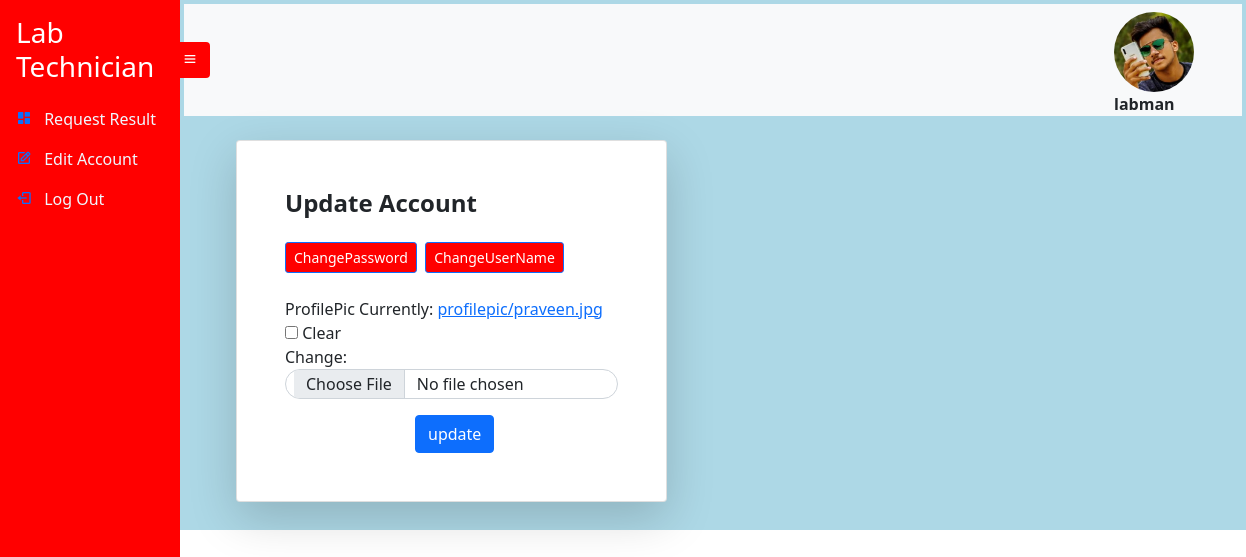
The page /eidtprofilepicture (signed in) on the database its author committed.
### UserAccount/models.py (models this page shows, shortened)
class UserRegistration(models.Model):
    User_id = models.UUIDField(default=uuid.uuid4, unique=True,
                          primary_key=True, editable=False)
    FirstName = models.CharField(max_length=20 , null=True , blank=True)
    LastName = models.CharField(max_length=20 , null=True , blank=True)
    Address_id = models.OneToOneField(Address , on_delete=models.CASCADE)
    Age = models.IntegerField(null=True , blank=True)
    Account_id = models.OneToOneField(Account , on_delete=models.CASCADE)
    ProfilePic= models.FileField(null=True, blank=True, upload_to='profilepic/', default="profilepic/defaultprofile.jpeg")

class Account(AbstractUser):
    Role = models.CharField(max_length=25, null=True , blank=True)

### UserAccount/views.py (the view, shortened to what this page needs)
# urls.py: path('eidtprofilepicture' , views.EditProfilePicture , name='editprofielpicture'),
def EditProfilePicture(request):
    account = Userstate(request)['account']
    form  = ProfilePictureUpdateForm (instance=account)
    context= {'form':form , 'account':account , 'sender':'profilepic'}
    if(request.user.Role.lower() == 'bbmanager'):
        return render(request, 'bbmanager/editprofile.html', context)
    elif(request.user.Role.lower() == 'nurse'):
        return render(request, 'nurse/editprofile.html', context)
    elif(request.user.Role.lower() == 'labtechnician'):
        return render(request, 'labtechnician/editprofile.html', context)

### UserAccount/forms.py
class ProfilePictureUpdateForm(ModelForm):
    class Meta:
        model = UserRegistration
        fields = ['ProfilePic']

### UserAccount/views.py (called while the page is built)
def Userstate(request):  # for getting the state of the user
    state = request.user
    account = UserRegistration.objects.get(Account_id=state.id)
    context={'account':account}
    return context

### templates/labtechnician/editprofile.html
{% extends 'labtechnician/labtechnician.html' %}
{% block content %}
{% include 'editaccounts.html' %}
{% endblock %}

### templates/labtechnician/labtechnician.html (shortened to what this page needs)
{% extends 'sidebarbase.html' %}
{% block content1 %}
<div
      class="side-navbar active-nav d-flex justify-content-between flex-wrap flex-column"
      id="sidebar"
    >
      <ul class="nav flex-column text-white w-100">
        <a href="{% url 'labdonationrequest' 'notall' %}" class="nav-link h3 text-white my-2">
          Lab Technician
        </a>
        <li class="nav-link">
          <i class="bx bxs-dashboard"></i>
          <span class="mx-2" ><a class="inner-anchor"  href="{% url 'labdonationrequest' 'notall' %}">Request Result</a></span>
        </li>
        <li class="nav-link">
            <i class="bx bx-edit"></i>
            <span class="mx-2" ><a class="inner-anchor" href="{% url 'editpassword'  %}"> Edit Account</a></span>
          </li>
        <li class="nav-link">
          <i class="bx bx-log-out"></i>
          <span class="mx-2" ><a class="inner-anchor" href="{% url 'logout' %}" > Log Out </a></span>
        </li>
      </ul>
    </div>
    <div class="p-1 my-container active-cont" style="background-color:lightblue">
      <nav class="navbar top-navbar navbar-light bg-light px-5">
        <a class="btn border-0" id="menu-btn"><i class="bx bx-menu"></i></a>
        <figure id="image">
          <img src="/static/images/{{ account.ProfilePic }}" style="height: 80px;
          width: 80px;
          border-radius: 50%; " >
          <figcaption><b>{{user.username}}</b></figcaption>
        </figure>
              </nav>
      {% block content %}
      {% endblock %}
{% endblock  %}

### templates/editaccounts.html (shortened to what this page needs)
{% load widget_tweaks %}
<br>
<section class="h-100">
    <form  method="POST" enctype="multipart/form-data">
<div class="container h-100">
        <div class="col-xxl-4 col-xl-5 col-lg-5 col-md-7 col-sm-9">
<div class="card shadow-lg">
    <div class="card-body p-5">
        <h1 class="fs-4 card-title fw-bold mb-4">Update Account </h1>
        {% if sender == 'username' %}
        <a href="{% url 'editpassword'  %}"><button type="button" class="btn btn-primary btn-sm" style= "background-color: red;">ChangePassword</button></a>&nbsp;
        <a href="{% url 'editprofielpicture'  %}"><button type="button" class="btn btn-primary btn-sm" style= "background-color: red;">ChangeProfilePic</button></a>
        {% else %}
        <a href="{% url 'editpassword'  %}"><button type="button" class="btn btn-primary btn-sm" style= "background-color: red;">ChangePassword</button></a>&nbsp;
        <a href="{% url 'editusername'  %}"><button type="button" class="btn btn-primary btn-sm" style= "background-color: red;">ChangeUserName</button></a>
        {% endif %}
        <br><br>
        <form  method="POST" enctype="multipart/form-data">
            {% for field in form %}
            <div class="mb-3">
                <label for="formInput#text">{{field.label}}</label>
                {% render_field field  id="formInput#text"  class="form-control"  %}
            </div>
            {% endfor %}
            <div style="align-self:auto; margin-left: 130px;">
                <button type="submit" class="btn btn-primary ms-auto">
                    update
                </button>
            </div>
        </form>
    </div>
</div>
</div>
</div>
</section>
<br>

### static/styles/sidebar.css (style rules this page uses)
* { margin: 0; padding: 0; box-sizing: border-box; }
body { min-height: 100vh; background-color: #fff; }
.side-navbar { width: 180px; height: 100%; position: fixed; margin-left: -300px; background-color: red; transition: 0.5s; }
.my-container { transition: 0.4s; }
.active-nav { margin-left: 0; }
.active-cont { margin-left: 180px; }
#menu-btn { background-color: red ; color: #fff; margin-left: -62px; }
#image { max-width: 300px; height: 80px; border-radius: 50%; top: 10px; right: 0px; }
.my-container input { border-radius: 2rem; padding: 2px 20px; }
.inner-anchor { color: aliceblue; text-decoration: black; }
.container { margin-left: 40px; }

### rows shown on the page
UserRegistration: ProfilePic (picture)
Account: username "labman"

### other values the page prints
{{ field.label }} "ProfilePic"
